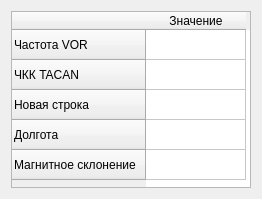
<?xml version="1.0" encoding="UTF-8"?>
<ui version="4.0">
 <class>FormSettingBeaconVOR</class>
 <widget class="QWidget" name="FormSettingBeaconVOR">
  <property name="geometry">
   <rect>
    <x>0</x>
    <y>0</y>
    <width>262</width>
    <height>199</height>
   </rect>
  </property>
  <property name="windowTitle">
   <string>Form</string>
  </property>
  <layout class="QGridLayout" name="gridLayout">
   <item row="0" column="0">
    <widget class="QTableWidget" name="tableWidget">
     <row>
      <property name="text">
       <string>Частота VOR</string>
      </property>
     </row>
     <row>
      <property name="text">
       <string>ЧКК TACAN</string>
      </property>
     </row>
     <row>
      <property name="text">
       <string>Новая строка</string>
      </property>
     </row>
     <row>
      <property name="text">
       <string>Долгота</string>
      </property>
     </row>
     <row>
      <property name="text">
       <string>Магнитное склонение</string>
      </property>
     </row>
     <column>
      <property name="text">
       <string>Значение</string>
      </property>
     </column>
    </widget>
   </item>
  </layout>
 </widget>
 <resources/>
 <connections/>
</ui>
